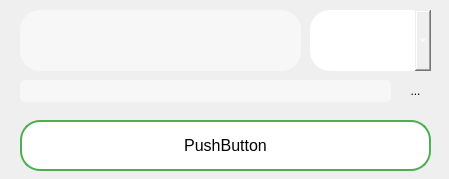
<?xml version="1.0" encoding="UTF-8"?>
<ui version="4.0">
 <class>Form</class>
 <widget class="QWidget" name="Form">
  <property name="geometry">
   <rect>
    <x>0</x>
    <y>0</y>
    <width>449</width>
    <height>179</height>
   </rect>
  </property>
  <property name="windowTitle">
   <string>Form</string>
  </property>
  <widget class="QLineEdit" name="lineEdit">
   <property name="geometry">
    <rect>
     <x>20</x>
     <y>10</y>
     <width>281</width>
     <height>61</height>
    </rect>
   </property>
   <property name="font">
    <font>
     <family>MS Sans Serif</family>
     <pointsize>12</pointsize>
    </font>
   </property>
   <property name="styleSheet">
    <string notr="true">background-color: rgba(255, 255, 255, 0.5);
border: none;
border-radius: 20px;
color: black;
</string>
   </property>
   <property name="text">
    <string/>
   </property>
   <property name="frame">
    <bool>true</bool>
   </property>
  </widget>
  <widget class="QPushButton" name="pushButton">
   <property name="geometry">
    <rect>
     <x>20</x>
     <y>120</y>
     <width>411</width>
     <height>51</height>
    </rect>
   </property>
   <property name="font">
    <font>
     <family>Nirmala UI</family>
     <pointsize>12</pointsize>
    </font>
   </property>
   <property name="cursor">
    <cursorShape>PointingHandCursor</cursorShape>
   </property>
   <property name="styleSheet">
    <string notr="true">background-color: white;
color: black;
border: 2px solid #4CAF50; /* Green */
border-radius: 20px;</string>
   </property>
   <property name="text">
    <string>PushButton</string>
   </property>
   <property name="iconSize">
    <size>
     <width>20</width>
     <height>20</height>
    </size>
   </property>
  </widget>
  <widget class="QComboBox" name="comboBox">
   <property name="geometry">
    <rect>
     <x>310</x>
     <y>10</y>
     <width>121</width>
     <height>61</height>
    </rect>
   </property>
   <property name="font">
    <font>
     <family>MS Sans Serif</family>
     <pointsize>12</pointsize>
     <weight>50</weight>
     <bold>false</bold>
    </font>
   </property>
   <property name="cursor">
    <cursorShape>PointingHandCursor</cursorShape>
   </property>
   <property name="layoutDirection">
    <enum>Qt::LeftToRight</enum>
   </property>
   <property name="styleSheet">
    <string notr="true">QComboBox{
       background-color: rgba(0, 0, 0, .2);
		border: none;
		border-radius: 20px;
	
		color: white;
		padding-left: 35px
}

QComboBox QListView
{
	background-color: rgba(212, 212, 212);
	color: white;
}






</string>
   </property>
   <property name="editable">
    <bool>false</bool>
   </property>
   <property name="currentText">
    <string>720 p</string>
   </property>
   <property name="frame">
    <bool>false</bool>
   </property>
   <item>
    <property name="text">
     <string>720 p</string>
    </property>
   </item>
   <item>
    <property name="text">
     <string>480 p</string>
    </property>
   </item>
   <item>
    <property name="text">
     <string>360 p</string>
    </property>
   </item>
   <item>
    <property name="text">
     <string>240 p</string>
    </property>
   </item>
  </widget>
  <widget class="QLineEdit" name="lineEdit_2">
   <property name="geometry">
    <rect>
     <x>20</x>
     <y>80</y>
     <width>371</width>
     <height>22</height>
    </rect>
   </property>
   <property name="styleSheet">
    <string notr="true">background-color: rgba(255, 255, 255, 0.5);
border: none;
border-radius: 5px;
color: black;</string>
   </property>
  </widget>
  <widget class="QToolButton" name="toolButton">
   <property name="geometry">
    <rect>
     <x>400</x>
     <y>80</y>
     <width>31</width>
     <height>21</height>
    </rect>
   </property>
   <property name="cursor">
    <cursorShape>PointingHandCursor</cursorShape>
   </property>
   <property name="styleSheet">
    <string notr="true">background-color: rgba(0, 0, 0, .2);
border: none;
border-radius: 5px;
</string>
   </property>
   <property name="text">
    <string>...</string>
   </property>
  </widget>
 </widget>
 <resources/>
 <connections/>
</ui>
